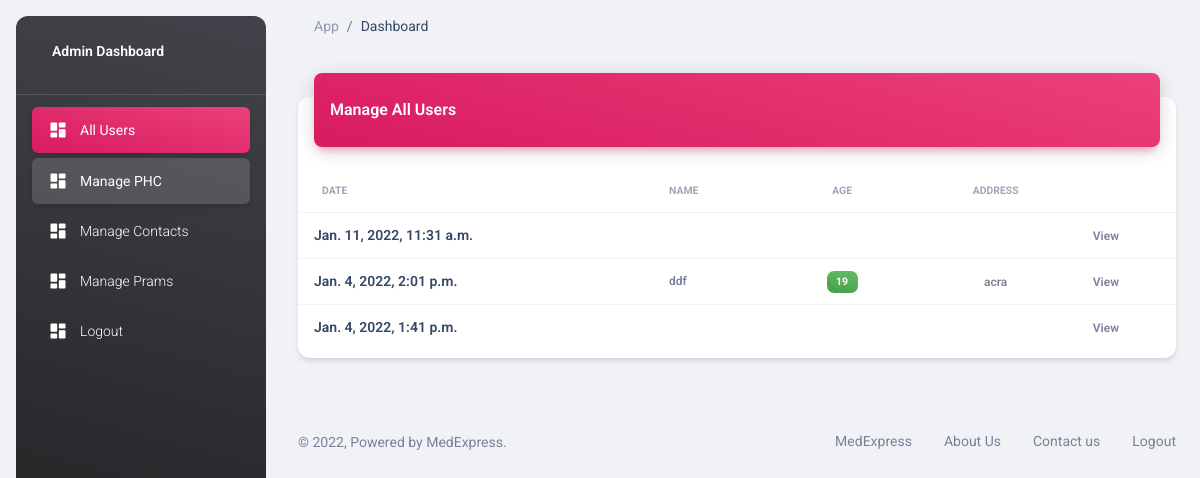
The page /admin-user/ on the database its author committed.
### app_user/models.py (models this page shows, shortened)
class AppUser(models.Model):
	user = models.OneToOneField(User, on_delete=models.CASCADE)
	profile_photo = models.FileField(upload_to='account_files/profile_photos/', blank=True, default="default_files/default_face.png")
	name = models.CharField(default="",max_length=20)
	age = models.CharField(default="",max_length=20)
	address = models.TextField(default="")
	pregnancy_status = models.CharField(default="",max_length=20)
	blood_group = models.CharField(default="",max_length=20)
	hiv_status = models.CharField(default="",max_length=20)
	last_bmi = models.CharField(default="",max_length=20)
	last_edd = models.CharField(default="",max_length=20)
	last_ovulation = models.CharField(default="",max_length=20)
	status = models.BooleanField(default=False)
	pub_date = models.DateTimeField(default=timezone.now)

### admin_user/views.py (the view)
# urls.py: path("", views.ManageAllUserView, name="manage_all_users"),
def ManageAllUserView(request):
	if request.method == "POST":
		pass
	else:
		app_users = AppUser.objects.order_by('-pub_date')
		context = {"app_users": app_users}
		return render(request, "admin_user/manage_all_users.html", context )

### admin_user/templates/admin_user/manage_all_users.html
{% extends 'admin_user/base.html' %}
{% load static %}
{% block content %}
<div class="container-fluid py-4">
  <div class="row">
    <div class="col-12">
      <div class="card my-4">
        <div class="card-header p-0 position-relative mt-n4 mx-3 z-index-2">
          <div class="bg-gradient-primary shadow-primary border-radius-lg pt-4 pb-3">
            <h6 class="text-white text-capitalize ps-3">Manage All Users</h6>
          </div>
        </div>
        <div class="card-body px-0 pb-2">
          <div class="table-responsive p-0">
            <table class="table align-items-center mb-0">
              <thead>
                <tr>
                  <th class="text-uppercase text-secondary text-xxs font-weight-bolder opacity-7">Date</th>
                  <th class="text-uppercase text-secondary text-xxs font-weight-bolder opacity-7 ps-2">Name</th>
                  <th class="text-center text-uppercase text-secondary text-xxs font-weight-bolder opacity-7">Age</th>
                  <th class="text-center text-uppercase text-secondary text-xxs font-weight-bolder opacity-7">Address</th>
                  <th class="text-secondary opacity-7"></th>
                </tr>
              </thead>
              <tbody>
                {% for item in app_users %}
                  <tr>
                    <td>
                      <div class="d-flex px-2 py-1">
                        <div class="d-flex flex-column justify-content-center">
                          <h6 class="mb-0 text-sm">{{ item.pub_date }}</h6>
                        </div>
                      </div>
                    </td>
                    <td>
                      <p class="text-xs font-weight-bold mb-0">{{ item.name }}</p>
                    </td>
                    <td class="align-middle text-center text-sm">
                      <span class="badge badge-sm bg-gradient-success">{{ item.age }}</span>
                    </td>
                    <td class="align-middle text-center">
                      <span class="text-secondary text-xs font-weight-bold">{{ item.address }}</span>
                    </td>
                    <td class="align-middle">
                      <a href="javascript:;" class="text-secondary font-weight-bold text-xs" data-toggle="tooltip" data-original-title="Edit user">
                        View
                      </a>
                    </td>
                  </tr>
                {% endfor %}
              </tbody>
            </table>
          </div>
        </div>
      </div>
    </div>
  </div>
</div>
{% endblock %}

### rows shown on the page
AppUser: pub_date "Jan. 11, 2022, 11:31 a.m."
AppUser: pub_date "Jan. 4, 2022, 2:01 p.m.", name "ddf", age "19", address "acra"
AppUser: pub_date "Jan. 4, 2022, 1:41 p.m."
